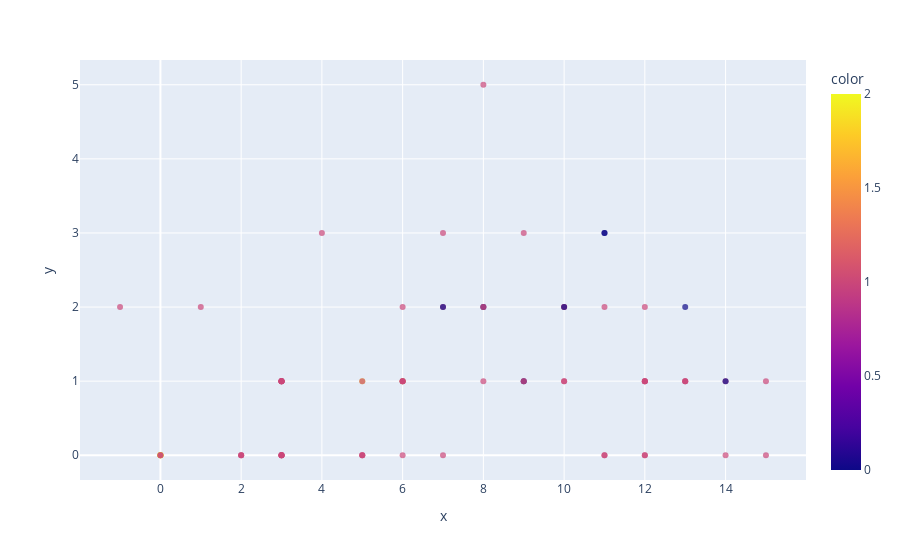

The notebook cell this image was saved under:
### Markdown cell above
Veamos la gráfica entre las grasas y azucares, de nuevo dibujando los clusters

### Code cell
fig = px.scatter(X,x = X[:,1],y=X[:,2],color=labels,opacity=0.7)
fig.show()

### Figure 1 — Plotly figure (JSON) as saved in the notebook; plotly's stock layout.template omitted (floating-point values rounded to 4 significant figures)
{"data": [{"hovertemplate": "x=%{x}<br>y=%{y}<br>color=%{marker.color}<extra></extra>", "legendgroup": "", "marker": {"color": [2, 1, 2, 2, 1, 1, 1, 0, 1, 1, 1, 1, 1, 1, 1, 1, 1, 1, 1, 1, 1, 1, 1, 1, 1, 1, 1, 1, 1, 1, 1, 1, 1, 1, 1, 1, 1, 1, 1, 0, 1, 1, 1, 1, 0, 0, 0, 1, 1, 0, 1, 0, 1, 1, 2, 2, 1, 1, 1, 1, 1, 1, 1, 2, 1, 1, 1, 1, 1, 1, 0, 1, 1, 1, 1, 1, 1], "coloraxis": "coloraxis", "opacity": 0.7, "symbol": "circle"}, "mode": "markers", "name": "", "orientation": "v", "showlegend": false, "type": "scatter", "x": [6, 8, 5, 0, 8, 10, 14, 8, 6, 5, 12, 1, 9, 7, 13, 3, 2, 12, 13, 7, 0, 3, 10, 5, 13, 11, 7, 10, 12, 12, 15, 9, 5, 3, 4, 11, 10, 11, 6, 9, 3, 6, 12, 3, 11, 11, 13, 6, 9, 7, 2, 10, 14, 3, 0, 0, 6, -1, 12, 8, 6, 2, 3, 0, 0, 0, 15, 3, 5, 3, 14, 3, 3, 12, 3, 3, 8], "xaxis": "x", "y": [1, 5, 1, 0, 2, 2, 0, 2, 1, 0, 2, 2, 3, 2, 1, 0, 0, 0, 1, 3, 0, 0, 1, 0, 1, 0, 0, 2, 0, 1, 0, 1, 1, 0, 3, 2, 1, 0, 1, 1, 1, 2, 1, 1, 3, 3, 2, 1, 1, 2, 0, 2, 1, 0, 0, 0, 1, 2, 1, 2, 0, 0, 0, 0, 0, 0, 1, 0, 0, 1, 1, 1, 1, 1, 1, 1, 1], "yaxis": "y"}], "layout": {"coloraxis": {"colorbar": {"title": {"text": "color"}}, "colorscale": [[0, "#0d0887"], [0.1111, "#46039f"], [0.2222, "#7201a8"], [0.3333, "#9c179e"], [0.4444, "#bd3786"], [0.5556, "#d8576b"], [0.6667, "#ed7953"], [0.7778, "#fb9f3a"], [0.8889, "#fdca26"], [1, "#f0f921"]]}, "legend": {"tracegroupgap": 0}, "margin": {"t": 60}, "xaxis": {"anchor": "y", "domain": [0, 1], "title": {"text": "x"}}, "yaxis": {"anchor": "x", "domain": [0, 1], "title": {"text": "y"}}}}
